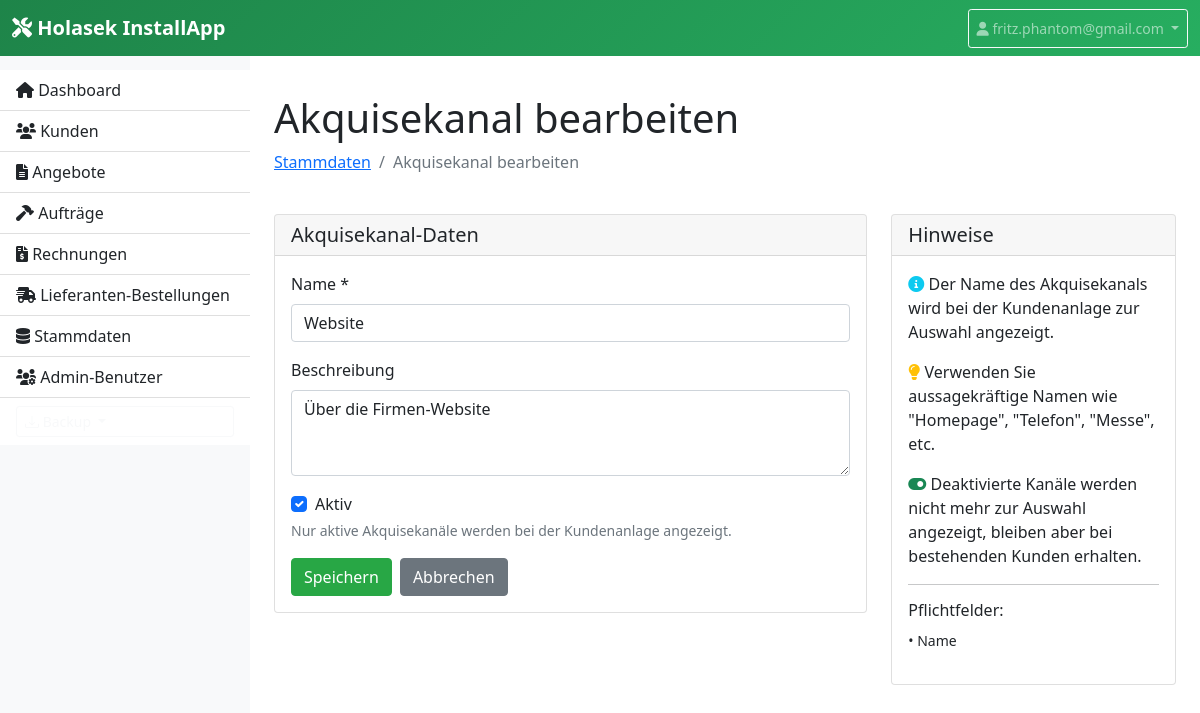
The page /stammdaten/akquise/5/edit (signed in) on the database its author committed.
### models.py (models this page shows, shortened)
class AcquisitionChannel(db.Model):
    id = db.Column(db.Integer, primary_key=True)
    name = db.Column(db.String(100), nullable=False, unique=True)
    description = db.Column(db.Text)
    is_active = db.Column(db.Boolean, default=True)
    created_at = db.Column(db.DateTime, default=datetime.utcnow)

### app.py (the view, shortened to what this page needs)
    @app.route('/stammdaten/akquise/<int:id>/edit', methods=['GET', 'POST'])
    @login_required
    def edit_acquisition_channel(id):
        channel = AcquisitionChannel.query.get_or_404(id)
        form = AcquisitionChannelForm(obj=channel)
        return render_template('acquisition_channel_form.html', form=form, title='Akquisekanal bearbeiten', channel=channel)

### forms.py
class AcquisitionChannelForm(FlaskForm):
    name = StringField('Name *', validators=[DataRequired()])
    description = TextAreaField('Beschreibung', validators=[Optional()])
    is_active = BooleanField('Aktiv', default=True)
    submit = SubmitField('Speichern')

### app.py (called while the page is built)
def login_required(login_function):
    from functools import wraps
    @wraps(login_function)
    def login_decorated_function(*args, **kwargs):
        if 'login_admin_id' not in session:
            return redirect(url_for('login'))
        return login_function(*args, **kwargs)
    return login_decorated_function

### templates/acquisition_channel_form.html (shortened to what this page needs)
{% extends "base.html" %}
{% block content %}
<div class="row">
    <div class="col-12 mb-4">
        <h1>{{ title }}</h1>
        <nav aria-label="breadcrumb">
            <ol class="breadcrumb">
                <li class="breadcrumb-item"><a href="{{ url_for('stammdaten') }}">Stammdaten</a></li>
                <li class="breadcrumb-item active">{{ title }}</li>
            </ol>
        </nav>
    </div>
</div>
<div class="row">
    <div class="col-lg-8">
        <div class="card">
            <div class="card-header">
                <h5 class="card-title mb-0">Akquisekanal-Daten</h5>
            </div>
            <div class="card-body">
                <form method="POST">
                    <div class="mb-3">
                        {{ form.name.label(class="form-label") }}
                        {{ form.name(class="form-control") }}
                    </div>
                    <div class="mb-3">
                        {{ form.description.label(class="form-label") }}
                        {{ form.description(class="form-control", rows="3", placeholder="Beschreibung des Akquisekanals...") }}
                    </div>
                    <div class="mb-3">
                        <div class="form-check">
                            {{ form.is_active(class="form-check-input") }}
                            {{ form.is_active.label(class="form-check-label") }}
                        </div>
                        <small class="form-text text-muted">
                            Nur aktive Akquisekanäle werden bei der Kundenanlage angezeigt.
                        </small>
                    </div>
                    <div class="d-flex gap-2">
                        {{ form.submit(class="btn btn-primary") }}
                        <a href="{{ url_for('stammdaten') }}" class="btn btn-secondary">Abbrechen</a>
                    </div>
                </form>
            </div>
        </div>
    </div>
    <div class="col-lg-4">
        <div class="card">
            <div class="card-header">
                <h5 class="card-title mb-0">Hinweise</h5>
            </div>
            <div class="card-body">
                <p class="card-text">
                    <i class="fas fa-info-circle text-info"></i>
                    Der Name des Akquisekanals wird bei der Kundenanlage zur Auswahl angezeigt.
                </p>
                <p class="card-text">
                    <i class="fas fa-lightbulb text-warning"></i>
                    Verwenden Sie aussagekräftige Namen wie "Homepage", "Telefon", "Messe", etc.
                </p>
                <p class="card-text">
                    <i class="fas fa-toggle-on text-success"></i>
                    Deaktivierte Kanäle werden nicht mehr zur Auswahl angezeigt, bleiben aber bei bestehenden Kunden erhalten.
                </p>
                <hr>
                <h6>Pflichtfelder:</h6>
                <ul class="list-unstyled">
                    <li><small>• Name</small></li>
                </ul>
            </div>
        </div>
    </div>
</div>
{% endblock %}

### templates/base.html (style rules this page uses)
.btn-primary { background-color: #28a745; border-color: #28a745; }

### rows shown on the page
AcquisitionChannel: name "Website", description "Über die Firmen-Website", is_active "☑"

### other values the page prints
{{ session.login_admin_username }} "fritz.phantom@gmail.com"
{{ title }} "Akquisekanal bearbeiten"
